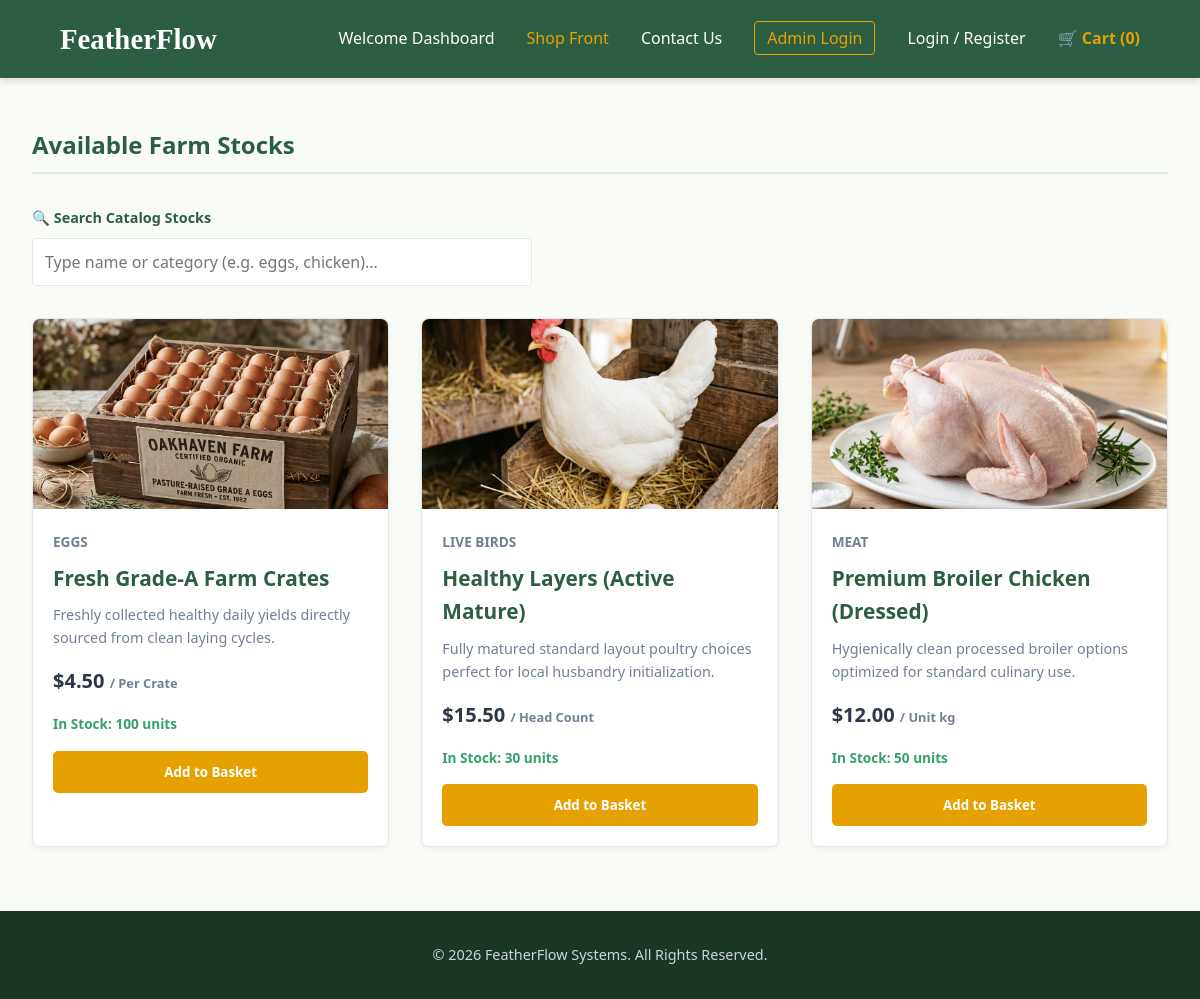
The app's page /home.php with its own data.
### tables this page shows
CREATE TABLE IF NOT EXISTS Products (
    ProductID INT AUTO_INCREMENT PRIMARY KEY,
    ProductName VARCHAR(100) NOT NULL,
    Category VARCHAR(50) NOT NULL,
    UnitPrice DECIMAL(10,2) NOT NULL,
    StockQuantity INT NOT NULL DEFAULT 0,
    Description TEXT,
    ImageURL VARCHAR(255) NOT NULL DEFAULT 'images/fresh_eggs.png',
    CONSTRAINT chk_price CHECK (UnitPrice >= 0.00)
);

### home.php (the view, shortened to what this page needs)
<?php
require_once 'backend/db.php';
include 'header.php';
try {
    $stmt = $pdo->query("SELECT * FROM Products ORDER BY Category, ProductName");
    $products = $stmt->fetchAll();
} catch (PDOException $e) {
    $products = [];
}
$unit_map = [
    'Eggs' => 'Per Crate',
    'Meat' => 'Unit kg',
    'Live' => 'Head Count',
    'Live Birds' => 'Head Count',
    'Fertilizer' => 'Per Bag'
];
?>
    <main class="container">
        <h2 style="color: var(--primary-color); border-bottom: 2px solid var(--border-color); padding-bottom: 0.5rem; margin-bottom: 2rem;">Available Farm Stocks</h2>
        <div style="margin-bottom: 2rem; display: flex; flex-direction: column; gap: 0.5rem; max-width: 500px;">
            <label for="product-search" style="font-weight: 600; font-size: 0.9rem; color: var(--primary-color);">🔍 Search Catalog Stocks</label>
            <input type="text" id="product-search" placeholder="Type name or category (e.g. eggs, chicken)..." onkeyup="filterProducts()" style="padding: 0.75rem; border: 1px solid var(--border-color); border-radius: 4px; font-size: 1rem; width: 100%;">
        </div>
        <div class="product-grid" style="margin-top: 1rem;">
            <?php if (empty($products)): ?>
                <p style="text-align: center; grid-column: 1 / -1; padding: 3rem; color: #718096;">No products currently available in the catalog database.</p>
            <?php else: ?>
                <?php foreach ($products as $product): ?>
                    <div class="product-card" data-id="<?php echo $product['ProductID']; ?>" data-name="<?php echo htmlspecialchars($product['ProductName']); ?>" data-price="<?php echo $product['UnitPrice']; ?>" data-stock="<?php echo $product['StockQuantity']; ?>">
                        <div style="height: 190px; overflow: hidden; background-color: #edf2f7; position: relative;">
                            <img src="<?php echo htmlspecialchars(!empty($product['ImageURL']) ? $product['ImageURL'] : 'images/fresh_eggs.png'); ?>" alt="<?php echo htmlspecialchars($product['ProductName']); ?>" style="width: 100%; height: 100%; object-fit: cover;">
                        </div>
                        <div class="product-info" style="padding: 1.25rem;">
                            <span class="product-category"><?php echo htmlspecialchars($product['Category']); ?></span>
                            <h3 class="product-title"><?php echo htmlspecialchars($product['ProductName']); ?></h3>
                            <p style="color:#718096; font-size:0.9rem; margin-bottom:1rem; min-height: 45px;"><?php echo htmlspecialchars($product['Description']); ?></p>
                            <div class="product-price">$<?php echo number_format($product['UnitPrice'], 2); ?> <span style="font-size: 0.8rem; color:#718096;">/ <?php echo isset($unit_map[$product['Category']]) ? $unit_map[$product['Category']] : 'Unit'; ?></span></div>
                            <div style="font-size: 0.85rem; margin-bottom: 1rem; font-weight: 600; color: <?php echo $product['StockQuantity'] > 0 ? '#38a169' : '#e53e3e'; ?>;">
                                <?php echo $product['StockQuantity'] > 0 ? 'In Stock: ' . $product['StockQuantity'] . ' units' : 'Out of Stock'; ?>
                            </div>
                            <button class="btn add-to-cart-btn" style="width: 100%;" <?php echo $product['StockQuantity'] > 0 ? '' : 'disabled style="background-color: #a0aec0; cursor: not-allowed;"'; ?>>
                                <?php echo $product['StockQuantity'] > 0 ? 'Add to Basket' : 'Unavailable'; ?>
                            </button>
                        </div>
                    </div>
                <?php endforeach; ?>
            <?php endif; ?>
        </div>
    </main>
<?php
include 'footer.php';
?>

### header.php (shortened to what this page needs)
<?php
$current_page = basename($_SERVER['PHP_SELF']);
?>
<!DOCTYPE html>
<html lang="en">
<head>
    <link rel="stylesheet" href="style.css">
</head>
<body>
    <header>
        <div class="nav-container">
            <div class="logo">
                <h1>Feather<span>Flow</span><?php echo (isset($_SESSION['user_role']) && $_SESSION['user_role'] === 'Admin') ? ' Admin' : ''; ?></h1>
            </div>
            <nav>
                <ul id="nav-links">
                    <li><a href="index.php" class="<?php echo ($current_page === 'index.php') ? 'active' : ''; ?>">Welcome Dashboard</a></li>
                    <li><a href="home.php" class="<?php echo ($current_page === 'home.php') ? 'active' : ''; ?>">Shop Front</a></li>
                    <li><a href="contact.php" class="<?php echo ($current_page === 'contact.php') ? 'active' : ''; ?>">Contact Us</a></li>
                    <?php if (!isset($_SESSION['user_id']) || $_SESSION['user_role'] !== 'Admin'): ?>
                        <li><a href="admin_login.php" class="<?php echo ($current_page === 'admin_login.php') ? 'active' : ''; ?>" style="border: 1px solid var(--secondary-color); padding: 0.3rem 0.75rem; border-radius: 4px; color: var(--secondary-color) !important;">Admin Login</a></li>
                    <?php endif; ?>
                    <?php if (isset($_SESSION['user_id'])): ?>
                        <li><span style="color: #cbd5e0; font-weight: 500; font-size: 0.95rem; border-left: 1px solid var(--border-color); padding-left: 1rem;">👤 <?php echo htmlspecialchars($_SESSION['user_name']); ?></span></li>
                        <li><a href="backend/logout.php" style="color: var(--secondary-color);">Logout</a></li>
                    <?php else: ?>
                        <li><a href="#" id="login-nav-btn" onclick="openLoginModal(event)">Login / Register</a></li>
                    <?php endif; ?>
                </ul>
            </nav>
        </div>
    </header>

### footer.php (shortened to what this page needs)
    <footer>
        <p>&copy; 2026 FeatherFlow Systems. All Rights Reserved.</p>
    </footer>
</body>
</html>

### style.css (style rules this page uses)
:root { --primary-color: #2c5e43; --secondary-color: #e6a100; --accent-color: #d9534f; --bg-light: #f9fbf7; --text-dark: #2d3748; --card-bg: #ffffff; --border-color: #e2e8f0; }
* { margin: 0; padding: 0; box-sizing: border-box; font-family: 'Segoe UI', Tahoma, Geneva, Verdana, sans-serif; }
body { background-color: var(--bg-light); color: var(--text-dark); line-height: 1.6; }
header { background-color: var(--primary-color); padding: 1rem 5%; position: sticky; top: 0; z-index: 1000; box-shadow: 0 4px 6px rgba(0,0,0,0.1); }
.nav-container { display: flex; justify-content: space-between; align-items: center; }
.logo h1 { color: #ffffff; font-size: 1.8rem; font-weight: 700; font-family: jokerman; }
.logo h1 span { font-family:jokerman; }
nav ul { display: flex; list-style: none; gap: 2rem; }
nav ul li a { color: #ffffff; text-decoration: none; font-weight: 500; transition: color 0.3s ease; }
nav ul li a:hover, nav ul li a.active { color: var(--secondary-color); }
.btn { display: inline-block; background-color: var(--secondary-color); color: #ffffff; padding: 0.75rem 2rem; text-decoration: none; border-radius: 5px; font-weight: 600; transition: background 0.3s ease; border: none; cursor: pointer; }
.container { max-width: 1200px; margin: 3rem auto; padding: 0 2rem; }
.product-grid { display: grid; grid-template-columns: repeat(auto-fit, minmax(280px, 1fr)); gap: 2rem; margin-top: 2rem; }
.product-card { background-color: var(--card-bg); border: 1px solid var(--border-color); border-radius: 8px; overflow: hidden; box-shadow: 0 2px 5px rgba(0,0,0,0.05); transition: transform 0.3s ease; }
.product-info { padding: 1.5rem; }
.product-category { font-size: 0.85rem; text-transform: uppercase; color: #718096; font-weight: 600; }
.product-title { font-size: 1.3rem; margin: 0.5rem 0; color: var(--primary-color); }
.product-price { font-size: 1.25rem; font-weight: 700; color: var(--text-dark); margin-bottom: 1rem; }
footer { background-color: #1a3625; color: #cbd5e0; text-align: center; padding: 2rem; margin-top: 4rem; font-size: 0.9rem; }

### records on screen
products: ImageURL (picture), Category "EGGS", ProductName "Fresh Grade-A Farm Crates", Description "Freshly collected healthy daily yields directly sourced from clean laying cycles.", UnitPrice "4.50", Category "Per Crate", StockQuantity "100", shows "Add to Basket"
products: ImageURL (picture), Category "LIVE BIRDS", ProductName "Healthy Layers (Active Mature)", Description "Fully matured standard layout poultry choices perfect for local husbandry initialization.", UnitPrice "15.50", Category "Head Count", StockQuantity "30", shows "Add to Basket"
products: ImageURL (picture), Category "MEAT", ProductName "Premium Broiler Chicken (Dressed)", Description "Hygienically clean processed broiler options optimized for standard culinary use.", UnitPrice "12.00", Category "Unit kg", StockQuantity "50", shows "Add to Basket"
